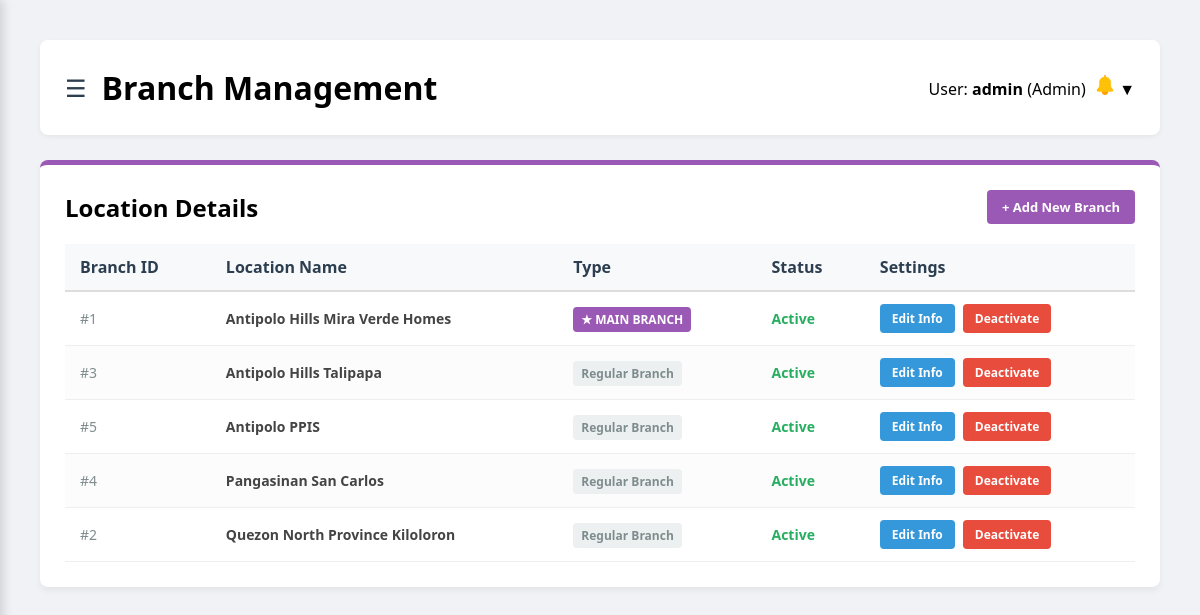
Screenshot of /branch.php (signed in) with the database file from the repository.
### tables this page shows
CREATE TABLE `branches` (
  `id` int(11) NOT NULL,
  `branch_name` varchar(50) NOT NULL,
  `is_main_branch` tinyint(1) DEFAULT 0,
  `status` varchar(20) NOT NULL DEFAULT 'Active'
);

### branch.php (the view, shortened to what this page needs)
<?php
require 'db_connect.php';
$user_role = $_SESSION['role'];
$user_branch_id = $_SESSION['branch_id'];
if ($user_role == 'Admin') {
    $sql = "SELECT * FROM branches ORDER BY status ASC, is_main_branch DESC, branch_name ASC";
} else {
    $sql = "SELECT * FROM branches WHERE id = '$user_branch_id'";
}
$result = $conn->query($sql);
?>
<!DOCTYPE html>
<html lang="en">
<head>
    <link rel="stylesheet" href="css/branch.css">
    <link rel="stylesheet" href="css/dashboard.css">
    <link rel="stylesheet" href="css/mobile.css?v=6">
</head>
<body>
    <div class="main-content">
        <div class="page-header">
            <div style="display: flex; align-items: center; gap: 15px;">
                <button id="sidebarToggle" type="button" aria-label="Toggle Sidebar" style="background: none; border: none; font-size: 24px; cursor: pointer; color: #2c3e50; display: none; align-items: center; justify-content: center; padding: 0;">
                    &#9776;
                </button>
                <h1 style="margin: 0;">Branch Management</h1>
            </div>
                <div class="user-dropdown">
                    <span>User: <strong><?php echo htmlspecialchars($_SESSION['username']); ?></strong> (<?php echo htmlspecialchars($_SESSION['role']); ?>)</span>
                    <?php include 'header-notifications.php'; ?>
                </div>
        </div>
        <div class="table-container">
            <div style="display: flex; justify-content: space-between; align-items: center; margin-bottom: 20px;">
                <h2>Location Details</h2>
                <?php if ($user_role == 'Admin'): ?>
                    <button onclick="openAddModal()" class="btn-manage">+ Add New Branch</button>
                <?php endif; ?>
            </div>
            <table>
                <thead>
                    <tr>
                        <th>Branch ID</th>
                        <th>Location Name</th>
                        <th>Type</th>
                        <th>Status</th>
                        <th>Settings</th>
                    </tr>
                </thead>
                <tbody>
                    <?php
                    if ($result->num_rows > 0) {
                        while($row = $result->fetch_assoc()) {
                            $row_style = (isset($row['status']) && $row['status'] == 'Inactive') ? "opacity: 0.6; background-color: #f9f9f9;" : "";
                            echo "<tr style='$row_style'>";
                            echo "<td style='color: #7f8c8d;'>#" . $row['id'] . "</td>";
                            echo "<td><strong>" . htmlspecialchars($row['branch_name']) . "</strong></td>";
                            if ($row['is_main_branch'] == 1) {
                                echo "<td><span class='badge-main' style='background-color: #9b59b6; color: white; padding: 4px 8px; border-radius: 4px; font-size: 12px; font-weight: bold;'>★ Main Branch</span></td>";
                            } else {
                                echo "<td><span class='badge-regular' style='background-color: #ecf0f1; color: #7f8c8d; padding: 4px 8px; border-radius: 4px; font-size: 12px; font-weight: bold;'>Regular Branch</span></td>";
                            }
                            echo "<td>";
                            if (!isset($row['status']) || $row['status'] == 'Active') {
                                echo "<span style='color: #27ae60; font-weight: bold;'>Active</span>";
                            } else {
                                echo "<span style='color: #e74c3c; font-weight: bold;'>Inactive</span>";
                            }
                            echo "</td>";
                            echo "<td>";
                            echo "<div style='display: flex; gap: 8px;'>";
                            echo "<button onclick=\"openEditModal({$row['id']}, '" . addslashes($row['branch_name']) . "', {$row['is_main_branch']})\" class='btn-edit' style='background-color: #3498db; color: white; border: none; padding: 6px 12px; border-radius: 4px; font-weight: bold; cursor: pointer; font-size: 12px;'>Edit Info</button>";
                            if ($user_role == 'Admin') {
                                $is_active = (!isset($row['status']) || $row['status'] == 'Active');
                                $btn_color = $is_active ? "#e74c3c" : "#27ae60";
                                $btn_text = $is_active ? "Deactivate" : "Reactivate";
                                ?>
                                <form action="branch.php" method="POST" style="margin: 0;" onsubmit="return confirmBranchDeactivate('<?php echo htmlspecialchars($row['branch_name']); ?>');">
                                    <button type="submit" name="toggle_branch" style="background-color: <?php echo $btn_color; ?>; color: white; border: none; padding: 6px 12px; border-radius: 4px; font-weight: bold; cursor: pointer; font-size: 12px;"><?php echo $btn_text; ?></button>
                                </form>
                                <?php
                            }
                            echo "</div>";
                            echo "</td>";
                            echo "</tr>";
                        }
                    } else {
                        echo "<tr><td colspan='5' style='text-align: center; padding: 30px;'>No branch assigned.</td></tr>";
                    }
                    ?>
                </tbody>
            </table>
        </div>
    </div>
</body>
</html>

### css/branch.css (style rules this page uses)
* { margin: 0; padding: 0; box-sizing: border-box; font-family: 'Segoe UI', Tahoma, Geneva, Verdana, sans-serif; }
body { display: flex; height: 100vh; background-color: #f0f2f5; }
.main-content { flex: 1; padding: 40px; overflow-y: auto; }
.page-header { display: flex; justify-content: space-between; align-items: center; background-color: #ffffff; padding: 15px 25px; border-radius: 8px; box-shadow: 0px 2px 5px rgba(0, 0, 0, 0.05); margin-bottom: 20px; }
.table-container { background-color: #ffffff; padding: 25px; border-radius: 8px; box-shadow: 0px 4px 6px rgba(0, 0, 0, 0.05); border-top: 5px solid #9b59b6; }
table { width: 100%; border-collapse: collapse; margin-top: 15px; }
th { background-color: #f8f9fa; color: #2c3e50; text-align: left; padding: 12px 15px; font-weight: bold; border-bottom: 2px solid #dddddd; }
td { padding: 12px 15px; border-bottom: 1px solid #eeeeee; color: #444444; }
tr:nth-child(even) { background-color: #fcfcfc; }
.badge-main { background-color: #e8daef; color: #6c3483; padding: 5px 12px; border-radius: 20px; font-weight: bold; font-size: 12px; text-transform: uppercase; }
.badge-regular { background-color: #e2e3e5; color: #383d41; padding: 5px 12px; border-radius: 20px; font-size: 12px; }
.btn-manage { background-color: #9b59b6; color: #ffffff; padding: 8px 15px; text-decoration: none; border-radius: 4px; font-size: 13px; font-weight: bold; border: none; cursor: pointer; transition: background-color 0.3s ease; }
.btn-edit { background-color: #3498db; color: #ffffff; padding: 8px 15px; border-radius: 4px; font-size: 13px; font-weight: bold; border: none; cursor: pointer; transition: background-color 0.3s ease; }

### css/dashboard.css (style rules this page uses)
* { margin: 0; padding: 0; box-sizing: border-box; font-family: 'Segoe UI', Tahoma, Geneva, Verdana, sans-serif; }
body { display: flex; height: 100vh; background-color: #f0f2f5; }
.main-content { flex: 1; padding: 40px; overflow-y: auto; }
.page-header { display: flex; justify-content: space-between; align-items: center; background-color: #ffffff; padding: 15px 25px; border-radius: 8px; box-shadow: 0px 2px 5px rgba(0, 0, 0, 0.05); margin-bottom: 25px; }
.table-container { background-color: #ffffff; padding: 25px; border-radius: 8px; box-shadow: 0px 4px 6px rgba(0, 0, 0, 0.05); }
table { width: 100%; border-collapse: collapse; margin-top: 15px; }
th { background-color: #f8f9fa; color: #2c3e50; text-align: left; padding: 12px 15px; border-bottom: 2px solid #dddddd; }
td { padding: 12px 15px; border-bottom: 1px solid #eeeeee; font-size: 14px; }
.user-dropdown { position: relative; display: inline-block; cursor: pointer; padding: 10px 0; }

### css/mobile.css (style rules this page uses)
:root { --sidebar-collapsed-width: 75px; --sidebar-expanded-width: 250px; }
body { margin-left: var(--sidebar-collapsed-width); transition: margin-left 0.3s cubic-bezier(0.4, 0, 0.2, 1); }
@media (max-width: 1200px) { body { margin-left: 0 !important; } }
@media (max-width: 1200px) { #sidebarToggle { display: inline-flex !important; } }

### rows the page displays
branches: id "1", branch_name "Antipolo Hills Mira Verde Homes", is_main_branch "★ MAIN BRANCH", shows "Active", status "Deactivate"
branches: id "3", branch_name "Antipolo Hills Talipapa", is_main_branch "Regular Branch", shows "Active", status "Deactivate"
branches: id "5", branch_name "Antipolo PPIS", is_main_branch "Regular Branch", shows "Active", status "Deactivate"
branches: id "4", branch_name "Pangasinan San Carlos", is_main_branch "Regular Branch", shows "Active", status "Deactivate"
branches: id "2", branch_name "Quezon North Province Kiloloron", is_main_branch "Regular Branch", shows "Active", status "Deactivate"

### other values shown
$_SESSION['username'] "admin"
$_SESSION['role'] "Admin"
